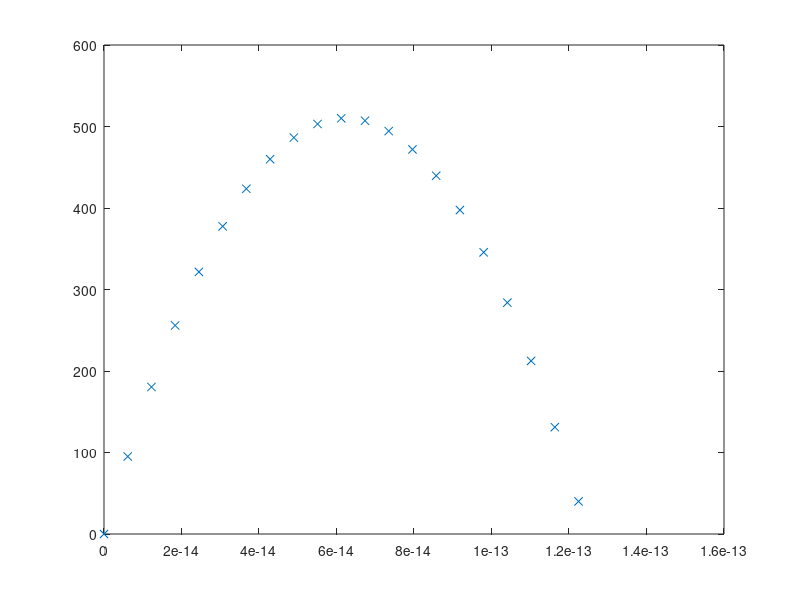

Source code (MATLAB):
v = 100; %initial velocity
o = 90 * pi/180; %theta
g = -9.8; %gravity up
t = 0:1:-(2*v*sin(o)/g); %time range

x = v*t*cos(o);
y = v*t*sin(o) + 0.5*g*t.^2;

plot (x,y,'x');